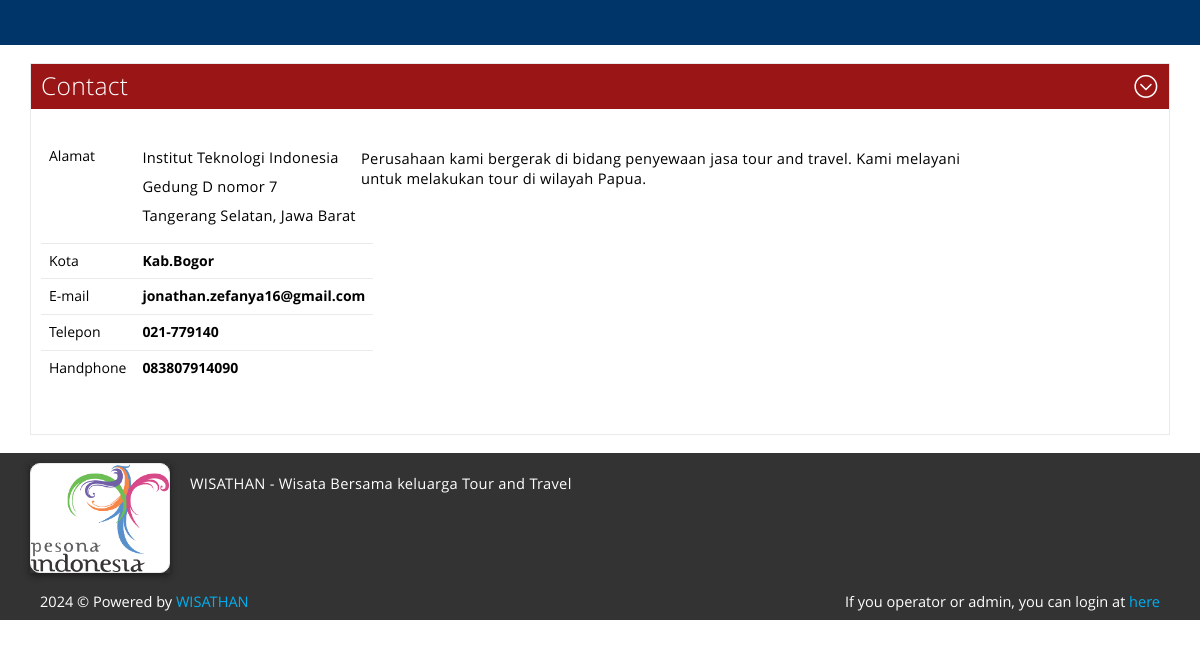
The page /contact.php on the database its author committed.
### tables this page shows
CREATE TABLE `contact` (
  `id` int NOT NULL,
  `alamat` text NOT NULL,
  `kota` varchar(20) NOT NULL,
  `no_hp` varchar(12) NOT NULL,
  `no_tlp` varchar(12) NOT NULL,
  `email` varchar(30) NOT NULL,
  `content` text NOT NULL
);

### contact.php (the view, shortened to what this page needs)
<!DOCTYPE html>
<html>
<head>
	<link href="css/metro-bootstrap.css" rel="stylesheet">
    <link href="css/metro-bootstrap-responsive.css" rel="stylesheet">
    <link href="css/iconFont.css" rel="stylesheet">
    <link href="css/docs.css" rel="stylesheet">
</head>
<body class="metro">
	<header class="bg-darkCobalt" data-load="atasan.php"></header>
	<br />
    <div class="container">
        <div class="panel" data-role="panel">
            <div class="panel-header bg-darkRed fg-white">
				Contact
            </div>
            <div class="panel-content">
				<?php
					include "config/koneksi.php";
					$comot=	mysqli_query($kon, "SELECT * FROM contact LIMIT 1");
					$ngisi=	mysqli_fetch_array($comot);
				?>
				<div class="grid">
				<div class="row">
					<div class="span4">
						<table class="table hovered">
							<tbody>
								<tr class=""><td>Alamat</td><td class="right"><?php echo $ngisi['alamat']; ?></td></tr>
								<tr class=""><td>Kota</td><td class="right"><strong><?php echo $ngisi['kota']; ?></strong></td></tr>
								<tr class=""><td>E-mail</td><td class="right"><strong><?php echo $ngisi['email']; ?></strong></td></tr>
								<tr class=""><td>Telepon</td><td class="right"><strong><?php echo $ngisi['no_tlp']; ?></strong></td></tr>
								<tr class=""><td>Handphone</td><td class="right"><strong><?php echo $ngisi['no_hp']; ?></strong></td></tr>
							</tbody>
						</table>
					</div>
					<div class="span8">
						<p><?php echo $ngisi['content']; ?></p>
					</div>
				</div>
				</div>
            </div>
        </div>
    </div>
    <br />
    <footer class="dark" data-load="bawahan.html"></footer>
</body>
</html>

### css/docs.css (style rules this page uses)
body { height: 100%; margin: 0; padding: 0; }
header { height: 45px; position: relative; }
footer { width: 100%; height: 25px; }

### rows shown on the page
contact: alamat "Institut Teknologi Indonesia Gedung D nomor 7 Tangerang Selatan, Jawa Barat", kota "Kab.Bogor", email "jonathan.zefanya16@gmail.com", no_tlp "021-779140", no_hp "083807914090", content "Perusahaan kami bergerak di bidang penyewaan jasa tour and travel. Kami melayani untuk melakukan tour di wilayah Papua."
